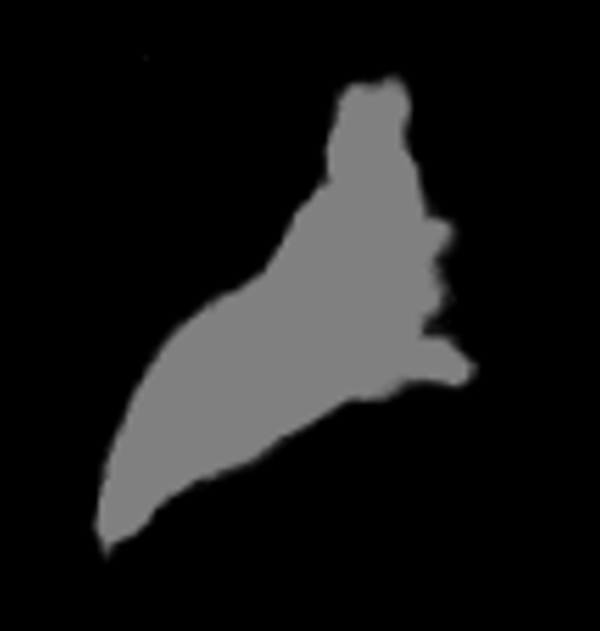
%> input picture attempt1/redtestgrey.tif, 600 x 631 px
$ octave projections_edit.m   (GNU Octave 9; MATLAB toolbox functions it lacks are replaced by stand-ins)
%> lines starting %> are read from the running program, lines starting %| are printed output that depends on the picture; in (x1, y1, x2, y2) boxes, pixels count from 0 and x2, y2 are one past the last pixel; in counts of white or black regions, pixels touching at a corner belong together; the program's own positions count from 1
%% Step 1 Reading in the Image

clear;

clc;

rows = 0;

columns = 0;

k = 27;
int_thresh_ff = 3;
pro_thresh_ff = -2;

disk_size = 8;

%fullFileName = strcat('Ecad_TL4_F3 (', num2str(k), '.tif');
fullFileName = 'redtestgrey.tif'
I = imread(fullFileName);

I = I(:,:,1);
%> I: size 631x600 uint8

num_pixels = nonzeros(I);


[rows, columns] = size(I(:,:));
%> rows = 631; columns = 600

ma_x = max(I(:))/10;
%> ma_x = 14

mi_n = min(I(:))/10;
%> mi_n = 0

divide = ma_x / mi_n;
%> divide = 255

normalImage = round(I ./ 10);
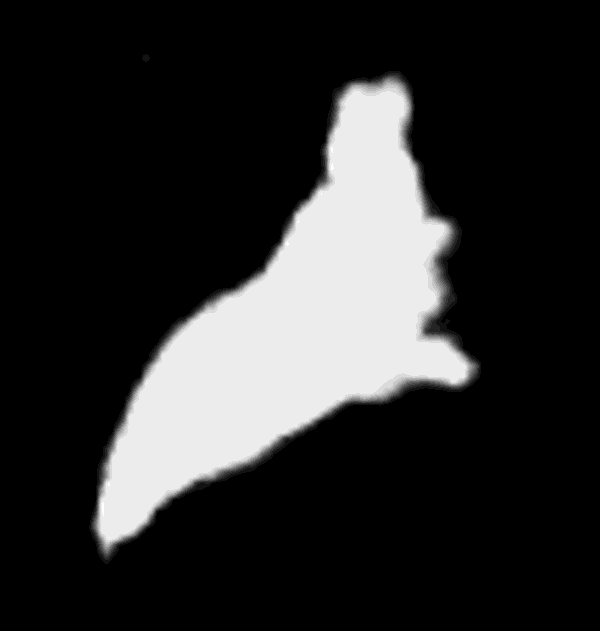
%> normalImage: size 631x600 uint8; min 0, max 14, mean 2.44; drawn with min black and max white

hist_mean = round(mean(nonzeros(normalImage)));
%> hist_mean = 11

%normalImage(normalImage < (2 * hist_mean) + int_thresh_ff) = 0;
normalImage(normalImage < 13) = 0;
%normalImage(normalImage > 0) = 1;
normalImage(normalImage > 0) = 1;
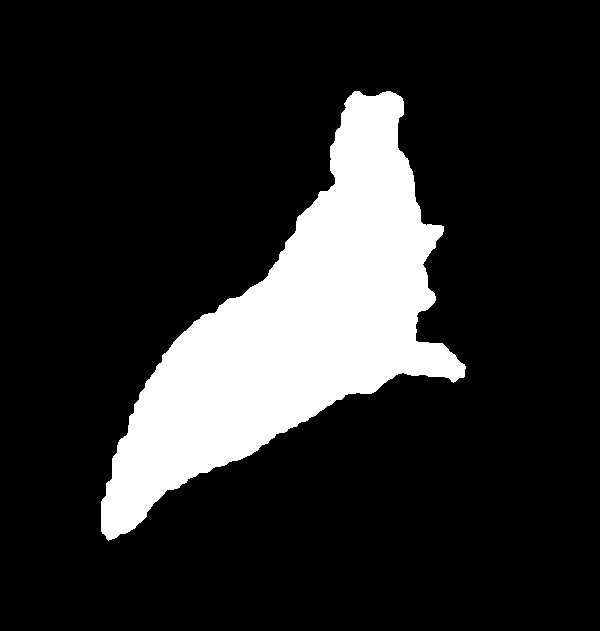
%> normalImage: size 631x600 uint8; values 0 (black) and 1 (white), 16.4% white; 1 white region, box (x1, y1, x2, y2) and area: (101, 91, 466, 541) 62087

im_thresh = mat2gray(normalImage);

num_pixels_I = nonzeros(im_thresh);

figure(1);

imshow(im_thresh);

title('Original Image');
%% Step 1a Sharpening the Image

threshold = 1;
fudgeFactor = 0.20;

BWs = edge(im_thresh,'sobel',(threshold * fudgeFactor));
%> BWs: size 631x600 logical; 0.5% white in thin lines or dots, all inside (x1, y1, x2, y2) = (100, 90, 467, 541)

se90 = strel('line',3,90);
se0 = strel('line',3,0);

BWsdil = imdilate(BWs, [se0,se90]);
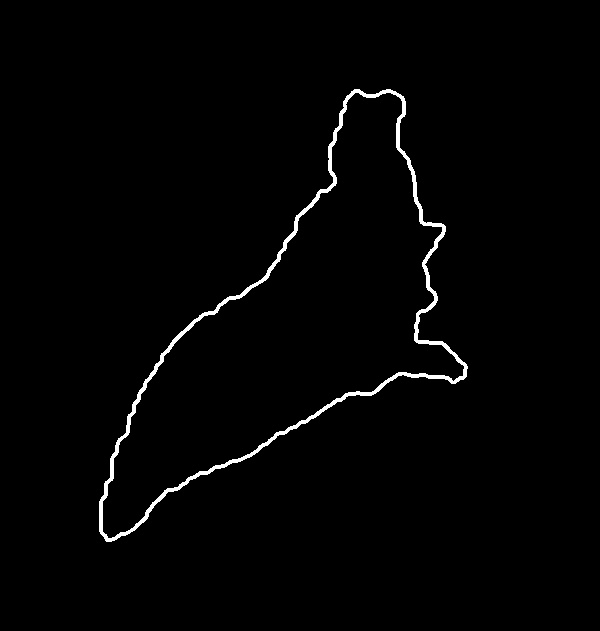
%> BWsdil: size 631x600 logical; 1.4% white; 1 white region, box (x1, y1, x2, y2) and area: (99, 89, 468, 542) 5424

BWdfill = imfill(BWsdil, 4, 'holes');
%> BWdfill: size 631x600 logical; 17.1% white; 1 white region, box (x1, y1, x2, y2) and area: (99, 89, 468, 542) 64810
%% Step 5 Smooth the Object and Remove Outliers

seD = strel('diamond',4);

BWfinal = imerode(BWdfill, seD);
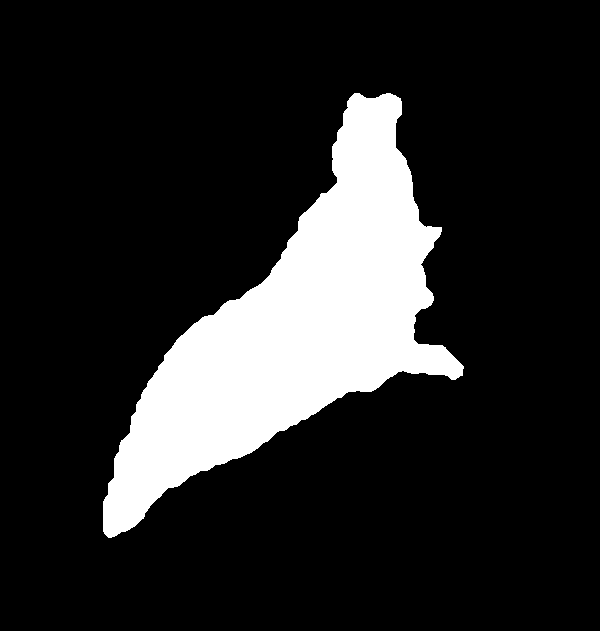
%> BWfinal: size 631x600 logical; 15.8% white; 1 white region, box (x1, y1, x2, y2) and area: (103, 93, 464, 538) 59878

[y, x] = ndgrid(1:size(BWfinal, 1), 1:size(BWfinal, 2));
centroid = mean([x(logical(BWfinal)), y(logical(BWfinal))]);
%> centroid = [294.5 327.4]


area = bwarea(BWfinal);
%> area = 59946
%% Step 5 Outlining Image

BWoutline = bwperim(BWfinal, 4);
%> BWoutline: size 631x600 logical; 0.32% white in thin lines or dots, all inside (x1, y1, x2, y2) = (103, 93, 464, 538)

Segout = im_thresh;

Segout(BWoutline) = 0;
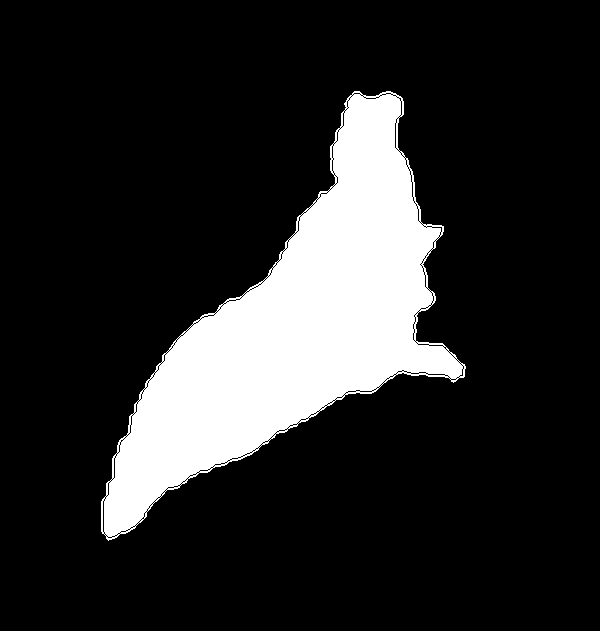
%> Segout: size 631x600 double; values 0 (black) and 1 (white), 16.1% white; 1 white region, box (x1, y1, x2, y2) and area: (101, 91, 466, 541) 60877

figure(7);

imshow(Segout);

title('Outlined Original Image');
%% Step 6 Identifying Projections

se = strel('disk',disk_size);

closeBW = imopen(BWfinal,se);
%> closeBW: size 631x600 logical; 15.8% white; 1 white region, box (x1, y1, x2, y2) and area: (103, 93, 463, 537) 59782

closeBWoutline = bwperim(closeBW, 4);
%> closeBWoutline: size 631x600 logical; 0.32% white in thin lines or dots, all inside (x1, y1, x2, y2) = (103, 93, 463, 537)

Segout_2 = BWfinal;

Segout_2(closeBWoutline) = 0;
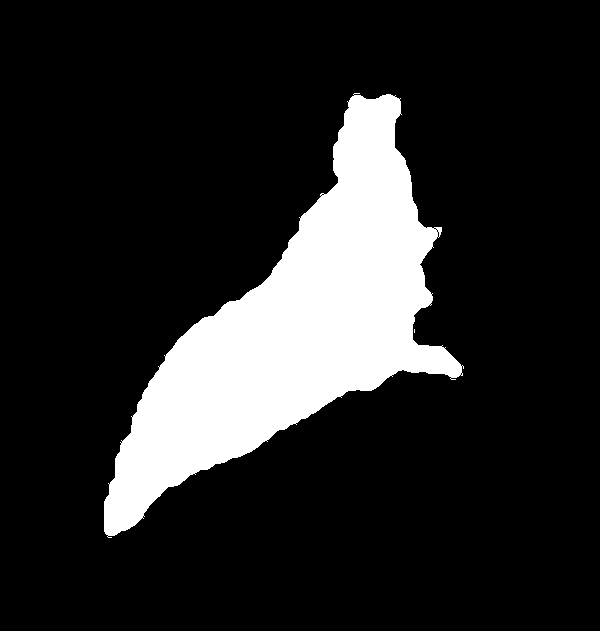
%> Segout_2: size 631x600 logical; 15.5% white; 2 white regions (1 under 20 px), largest, box (x1, y1, x2, y2) and area: (104, 93, 464, 538) 58680

figure(8);

imshow(Segout_2);

title('Cell Body from Original Image');

no_cell_body = BWfinal - closeBW;
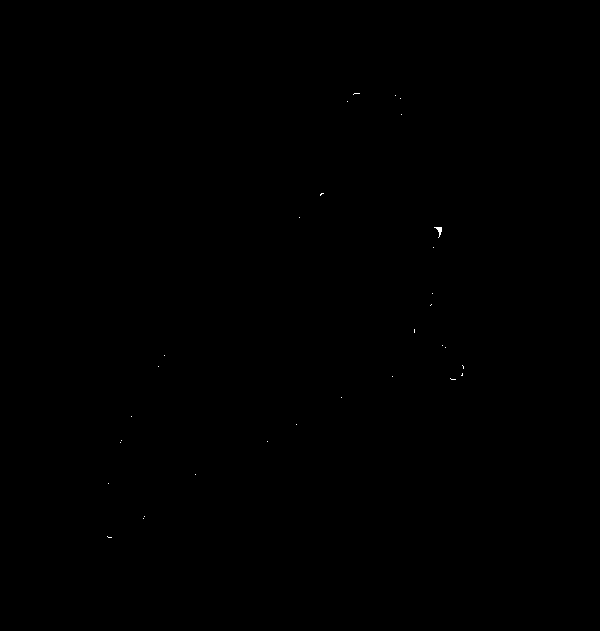
%> no_cell_body: size 631x600 double; values 0 (black) and 1 (white), 0.03% white in thin lines or dots, all inside (x1, y1, x2, y2) = (107, 93, 464, 538)

figure(9);

imshow(no_cell_body);

title('Original Image with no cell body');

%Connecting objects in the image
cc_pro = bwconncomp(no_cell_body, 4);
%> cc_pro = 37 connected components

%cc_pro = bwareaopen(cc_pro,2);

cc_pro_area = regionprops(cc_pro, 'Area');
%> cc_pro_area = 37 regions; largest, Area: 35, 6, 6, 5, 4

cc_pro_area = (cell2mat(struct2cell(cc_pro_area)))';
%> cc_pro_area = 37 values, max 35 at index 29, min 1 at index 1, mean 2.59

pro_area_mat = mean(cc_pro_area, 'all');
%> pro_area_mat = 2.59

avg_area = round(pro_area_mat);
%> avg_area = 3

no_cell_body_reduc = bwareaopen(no_cell_body,avg_area + pro_thresh_ff);

cc_pro = bwconncomp(no_cell_body_reduc, 4);

%MATLAB labelling the image
pro_labels = labelmatrix(cc_pro);
%> pro_labels: size 631x600 uint8; 38 distinct labels, from 0 to 37

pro_labels = double(pro_labels);
%> pro_labels: size 631x600 double; 38 distinct labels, from 0 to 37

figure(10);

imshow(pro_labels);

[pro_labels, num_pro] = bwlabel(pro_labels);
%> pro_labels: size 631x600 double; 32 distinct labels, from 0 to 31
%> num_pro = 31

num_pro = num_pro;

proSpec = 'The number of cellular projections are %4.2f';

fprintf(proSpec,num_pro);
%| The number of cellular projections are 31.00
%% Extra Step Displaing All Images

figure(9);

subplot(2,3,1), imshow(I)

subplot(2,3,2), imshow(II)
%> (this line was passed over: II is not available in this run)

subplot(2,3,3), imshow(BWs)

subplot(2,3,4), imshow(BWsdil)

subplot(2,3,5), imshow(BWfinal)

subplot(2,3,6), imshow(Segout)
